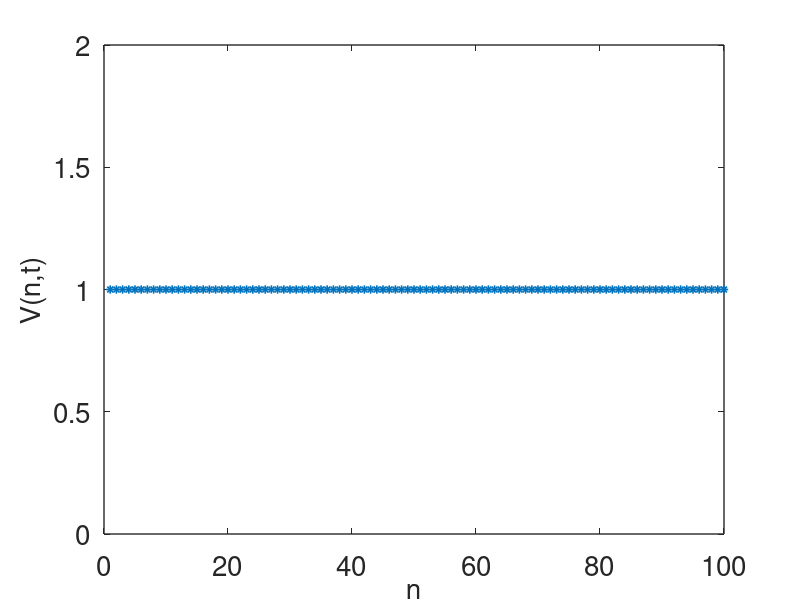

Write the MATLAB code that produced this figure. (Note: this script raises an error after producing the figure.)
%% code to simulate advection process via Method of lines 
function PT_Flow_Sim_Sinusoidal
global alpha lambda sc
 
set(0,                          ...
   'defaultaxesfontsize', 20,   ...
   'defaultaxeslinewidth', 1.0, ...
   'defaultlinelinewidth', 1.2, ...
   'defaultpatchlinewidth', 0.7);
  
N = 100; %number of cells   

alpha = 0.8;  % time constant
p = 0.004;  % permeability coefficient
sc = p*ones(N,1); % constant reabsorption rate
lambda = 0.005; % proportional reabsorption rate
 
% initial condition
% u0 = zeros(N,1); u0(1) = 1; % a single bolus
% u0 = zeros(N,1); % uniform zero
u0 = ones(N,1); % uniform one
 
tstep = 1;  % time step interval
t_end = 500; % total time to run simulation
 
% specify the output points
tspan = 0:tstep:t_end;

% integrate the system of ode's:
[T,S] = ode23s(@deRHS,tspan, u0, odeset('maxstep',1));  

%% plot the solution at each time step
figure(1)
for j = 1:length(T)
    plot(S(j,:),'*')
    ylabel('V(n,t)','fontsize',20)
    xlabel('n','fontsize',20)
    axis([0 N 0 2])
    title('Simulation of fluid volume along PT over time', sprintfc('time step = %i',j))
    pause(.1)
end

%% export as gif files
% gifFile = 'PT_Flow_Simulation_Sinusoidal_GFR_n100_lambda_0.75%.gif';
% obj = figure;
% exportgraphics(obj, gifFile);
% 
% for j = 1:length(T)
%     plot(S(j,:),'*')
%     ylabel('V(n,t)','fontsize',20)
%     xlabel('n','fontsize',20)
%     axis([0 N 0 1.5])
%     title('Simulation of fluid volume along PT over time', sprintfc('time step = %i',j))
%     exportgraphics(obj, gifFile, Append=true);
% end

%% plot the timeseries across PT segment
% figure(2)
% plot(S(:,N/2),'*')
% ylabel('V(n,t)','fontsize',20)
% xlabel('time step','fontsize',20)
% axis([0 t_end 0 1])
% title('Fluid volume at mid-PT segment')
% 
figure(3)
plot(S(:,N),'*')
ylabel('V(n,t)','fontsize',20)
xlabel('time step','fontsize',20)
axis([0 t_end 0 1])
title('Fluid volume at end-PT segment')

%% plot the flow rate across PT segment
figure(4)
plot(gradient(S(:,N)),'*')
ylabel('v(n,t)','fontsize',20)
xlabel('time step','fontsize',20)
% axis([0 t_end 0 1])
title('Fluid velocity at end-PT segment')

return
 
%% the right hand side for ode simulation:
function s_prime=deRHS(t,s)
    global alpha lambda sc
 
    % Fu = alpha*([(1+0.5*sin(0.1*t));s(1:end-1)]-s); % without leak
    % Fu = alpha*([(1+0.5*sin(0.1*t));s(1:end-1)]-s) - lambda*s; % with linear leaky term
    Fu = alpha*([(1+0.5*sin(0.1*t));s(1:end-1)]-s) - sc; % with constant leaky term
  
    s_prime = Fu;
return

